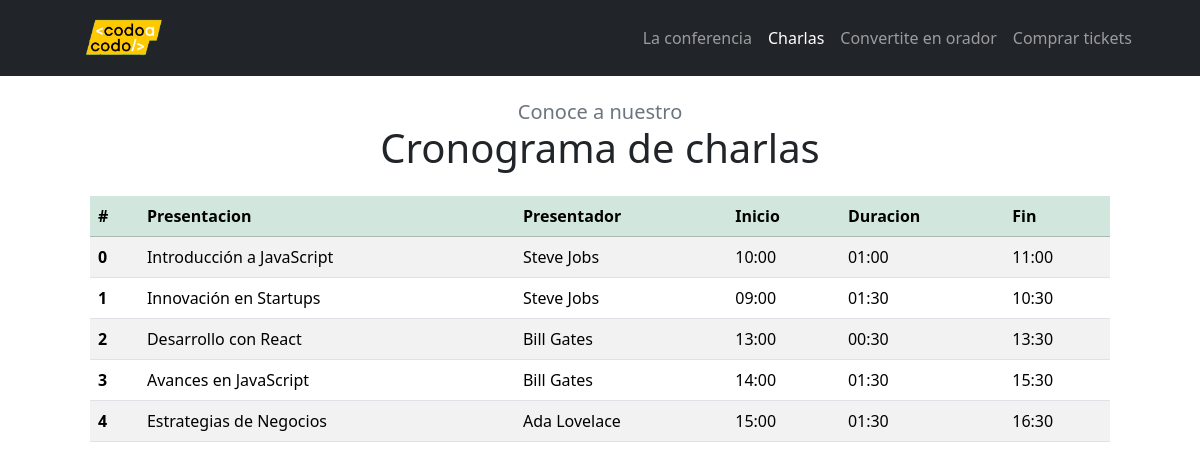
The page /charlas.php on the database its author committed.
### tables this page shows
CREATE TABLE charlas (
    id int NOT NULL PRIMARY KEY  AUTO_INCREMENT,
    name VARCHAR(255) NOT NULL,
    description VARCHAR(255) NOT NULL,
    start_time TIME NOT NULL,
    end_time TIME NOT NULL,
    topic_id int NOT NULL,
    orador_id int NOT NULL,
    FOREIGN KEY (topic_id) REFERENCES topics(id),
    FOREIGN KEY (orador_id) REFERENCES oradores(id)
);

### charlas.php (the view, shortened to what this page needs)
<?php
    require_once 'db.php';
    include_once 'components/navbar.php';
    $charlas_query = $db->query("
        SELECT charlas.name, charlas.description, charlas.start_time, charlas.end_time, CONCAT(oradores.name, ' ', oradores.surename) AS orador, topics.name as topic, topics.color_hex as topic_color_hex, TIMEDIFF(end_time, start_time) AS duration
        FROM charlas
        JOIN oradores ON orador_id = oradores.id
        JOIN topics ON topic_id = topics.id;
    ");
    $charlas = $charlas_query->fetch_all(MYSQLI_ASSOC);
?>
<link rel="stylesheet" href="css/charlas.css" />
<div class="my-4">
    <h4 class="text-center fs-5 mb-0 text-secondary">Conoce a nuestro</h4>
    <h3 class="text-center fs-1">Cronograma de charlas</h3>
</div>
<table class="table table-striped mx-auto charlas_table">
  <thead>
    <tr class="table-success">
      <th scope="col">#</th>
      <th scope="col">Presentacion</th>
      <th scope="col">Presentador</th>
      <th scope="col">Inicio</th>
      <th scope="col">Duracion</th>
      <th scope="col">Fin</th>
    </tr>
  </thead>
  <tbody>
   <?php foreach ($charlas as $index=>$charla){ ?>
    <tr>
        <th scope="row"><?php echo $index ?></th>
        <td><?php echo $charla['name'] ?></td>
        <td><?php echo $charla['orador'] ?></td>
        <td><?php echo str_split($charla['start_time'],5)[0] ?></td>
        <td><?php echo str_split($charla['duration'], 5)[0] ?></td>
        <td><?php echo str_split($charla['end_time'], 5)[0] ?></td>
    </tr>
    <?php } ?>
  </tbody>
</table>
<?php
    include_once 'components/navbar.php'
?>

### css/charlas.css (style rules this page uses)
.charlas_table { width: 85%; }

### rows shown on the page
charlas: index "0", name "Introducción a JavaScript", orador "Steve Jobs", start_time "10:00", duration "01:00", end_time "11:00"
charlas: index "1", name "Innovación en Startups", orador "Steve Jobs", start_time "09:00", duration "01:30", end_time "10:30"
charlas: index "2", name "Desarrollo con React", orador "Bill Gates", start_time "13:00", duration "00:30", end_time "13:30"
charlas: index "3", name "Avances en JavaScript", orador "Bill Gates", start_time "14:00", duration "01:30", end_time "15:30"
charlas: index "4", name "Estrategias de Negocios", orador "Ada Lovelace", start_time "15:00", duration "01:30", end_time "16:30"
